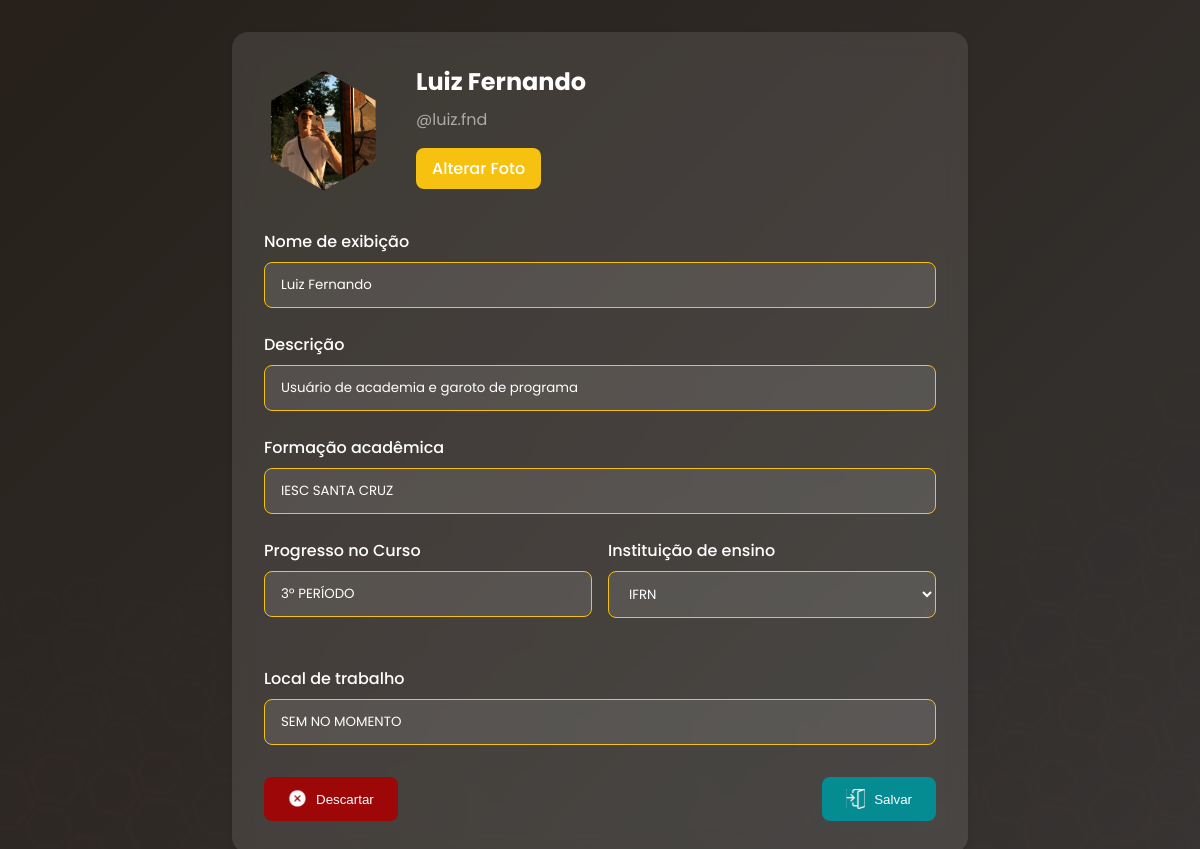
The app's page /editar-perfil/ (signed in) with its own data.
### app_bizzu/models/usuario.py (models this page shows, shortened)
class Usuario(AbstractUser):
    nome = models.CharField(verbose_name="Nome", max_length=50)
    descricao = models.CharField(verbose_name="Descrição", max_length=200)
    imagemPerfil = models.ImageField(verbose_name="Imagem de perfil", upload_to="usuarios/%Y/%m/%d/", null=True)
    escolaFormacao = models.CharField(verbose_name="Escola de formação", max_length=30, blank=True, null=True)
    instituicaoAtual = models.CharField(verbose_name="Instituição atual", max_length=30, blank=True, null=True)
    localTrabalho = models.CharField(verbose_name="Local de trabalho", max_length=30, blank=True, null=True)
    progressoCurso = models.CharField(verbose_name="Progresso no curso", max_length=20, blank=True, null=True)
    repositoriosFavoritados = models.ManyToManyField("Repositorio", verbose_name="Repositórios salvos", symmetrical=False,related_name="repositorios_favoritados", blank=True)
    criado_em = models.DateTimeField(auto_now_add=True, verbose_name="Criado em", null=True, blank=True)
    segue = models.ManyToManyField("self",symmetrical=False, verbose_name="Segue", related_name="seguido_por", default=0, blank=True) # quem eu sigo
    seguidores = models.ManyToManyField("self",symmetrical=False, verbose_name="Seguidores", related_name="seguindo", default=0, blank=True) # quem me segue
    comunidades = models.ManyToManyField("Comunidade",verbose_name="Comunidades",related_name="seguido_por",blank=True)

### app_bizzu/views/usuarioView.py (the view)
# urls.py: path('editar-perfil/', usuarioView.UsuarioView.cadastro_perfil, name='cadastro_perfil'),
    @login_required
    def cadastro_perfil(request):
        usuario = request.user  # Obtém o usuário logado
        if request.method == "POST":
            form = CadastrarPerfilForm(request.POST, request.FILES, instance=usuario)
            if form.is_valid():
                form.save()
                return redirect('perfil', username=usuario.username)
        else:
            form = EditarPerfilForm(instance=usuario)
        return render(request, 'cadastro_perfil.html', {'form': form})

### app_bizzu/templates/cadastro_perfil.html (shortened to what this page needs)
{% load static %}
<!DOCTYPE html>
<html lang="pt-br">
<head>
    <link rel="stylesheet" href="{% static 'css/cadastro_perfil.css' %}">
</head>
<body>
    <main class="editarPerfil">
        <form method="post" enctype="multipart/form-data" class="profile-form">
            <div class="profile-header">
                <div class="profile-image-container">
                    <div class="profile-image">
                        <img src="{% if user.imagemPerfil %}{{ user.imagemPerfil.url }}{% else %}{% static 'img/icones_perfil/semFoto.svg' %}{% endif %}"
                             alt="Imagem de Perfil"
                             id="preview-image">
                    </div>
                    <div class="profile-info">
                        <h3>{{ user.nome }}</h3>
                        <p>@{{ user.username }}</p>
                        <label for="id_imagemPerfil" class="alterar">
                            Alterar Foto
                        </label>
                    </div>
                </div>
            </div>
            <div class="form-group">
                <label for="id_nome">Nome de exibição</label>
                {{ form.nome }}
            </div>
            <div class="form-group">
                <label for="id_descricao">Descrição</label>
                {{ form.descricao }}
            </div>
            <div class="form-group">
                <label for="id_escolaFormacao">Formação acadêmica</label>
                {{ form.escolaFormacao }}
            </div>
            <div class="form-row">
                <div class="form-group half">
                    <label for="id_progressoCurso">Progresso no Curso</label>
                    {{ form.progressoCurso }}
                </div>
                <div class="form-group half" id="brancasso">
                    <label for="id_instituicaoAtual">Instituição de ensino</label>
                    {{ form.instituicaoAtual }}
                </div>
            </div>
            <div class="form-group">
                <label for="id_localTrabalho">Local de trabalho</label>
                {{ form.localTrabalho }}
            </div>
            <div class="form-actions">
                <button type="reset" class="btn btn-danger">
                    <img src="{% static 'img/botaofechar.png' %}" alt="Descartar">
                    <span>Descartar</span>
                </button>
                <button type="submit" class="btn btn-success">
                    <img src="{% static 'img/entrar.svg' %}" alt="Salvar">
                    <span>Salvar</span>
                </button>
            </div>
        </form>
    </main>
</body>
</html>

### app_bizzu/static/css/cadastro_perfil.css (style rules this page uses)
:root { --laranja: #f79010; --amarelo: #f7c110; --verdeAgua: #058B92; --cinzaEscuro: #393737; --vermelho: #9D0707; --marromEscuro: #27211B; --amareloClaro: #DCCEB1; --preto: #1B1A19; --branco: #FFFFFF; --cinza: #ACABA4; --amareloEscuro: #B5862E; }
* { margin: 0; padding: 0; box-sizing: border-box; }
body { font-family: 'Poppins', sans-serif; min-height: 100vh; background: linear-gradient(135deg, var(--marromEscuro), var(--cinzaEscuro)); color: var(--branco); position: relative; overflow-x: hidden; }
body::before { content: ""; position: fixed; top: 0; left: 0; width: 100%; height: 100%; background-image: url(../img/fundo_bizzu.svg); background-repeat: no-repeat; background-size: cover; transform: rotate(180deg); z-index: -1; opacity: 0.1; }
.editarPerfil { max-width: 800px; margin: 0 auto; padding: 2rem; width: 100%; }
.profile-form { background: rgba(255, 255, 255, 0.1); backdrop-filter: blur(10px); border-radius: 1rem; padding: 2rem; box-shadow: 0 4px 6px rgba(0, 0, 0, 0.1); }
.profile-header { margin-bottom: 2rem; }
.profile-image-container { display: flex; align-items: center; gap: 2rem; flex-wrap: wrap; }
.profile-image { position: relative; width: 120px; height: 120px; clip-path: polygon(50% 0%, 93% 25%, 93% 75%, 50% 100%, 6% 75%, 6% 25%); border: 3px solid var(); overflow: hidden; }
.profile-image img { width: 100%; height: 100%; object-fit: cover; }
.profile-info { flex: 1; min-width: 200px; }
.profile-info h3 { font-size: 1.5rem; margin-bottom: 0.5rem; }
.profile-info p { color: var(--cinza); margin-bottom: 1rem; }
.form-group { margin-bottom: 1.5rem; }
.form-row { display: flex; gap: 1rem; margin-bottom: 1.5rem; }
.form-group.half { flex: 1; min-width: 200px; }
label { display: block; margin-bottom: 0.5rem; font-weight: 500; }
input, textarea, select { width: 100%; padding: 0.75rem 1rem; border: 1px solid var(--amarelo); border-radius: 0.5rem; background: hsla(0, 0%, 100%, 0.102); color: var(--branco); font-family: inherit; transition: all 0.3s ease; }
.alterar { display: inline-block; padding: 0.5rem 1rem; background: var(--amarelo); color: var(--branco); border-radius: 0.5rem; cursor: pointer; transition: background-color 0.3s ease; }
.form-actions { display: flex; justify-content: space-between; gap: 1rem; margin-top: 2rem; }
.btn { display: flex; align-items: center; gap: 0.5rem; padding: 0.75rem 1.5rem; border: none; border-radius: 0.5rem; font-weight: 500; cursor: pointer; transition: all 0.3s ease; }
.btn-danger { background: var(--vermelho); color: var(--branco); }
.btn-success { background: var(--verdeAgua); color: var(--branco); }
.btn img { width: 20px; height: 20px; }

### records on screen
Usuario: imagemPerfil (picture), nome "Luiz Fernando", username "luiz.fnd", descricao "Usuário de academia e garoto de programa", escolaFormacao "IESC SANTA CRUZ", progressoCurso "3º PERÍODO", instituicaoAtual "IFRN", localTrabalho "SEM NO MOMENTO"
